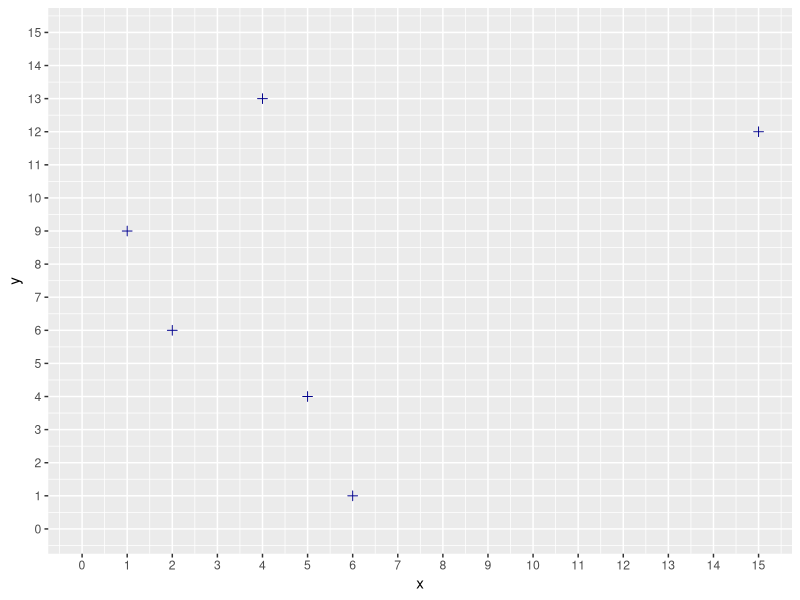
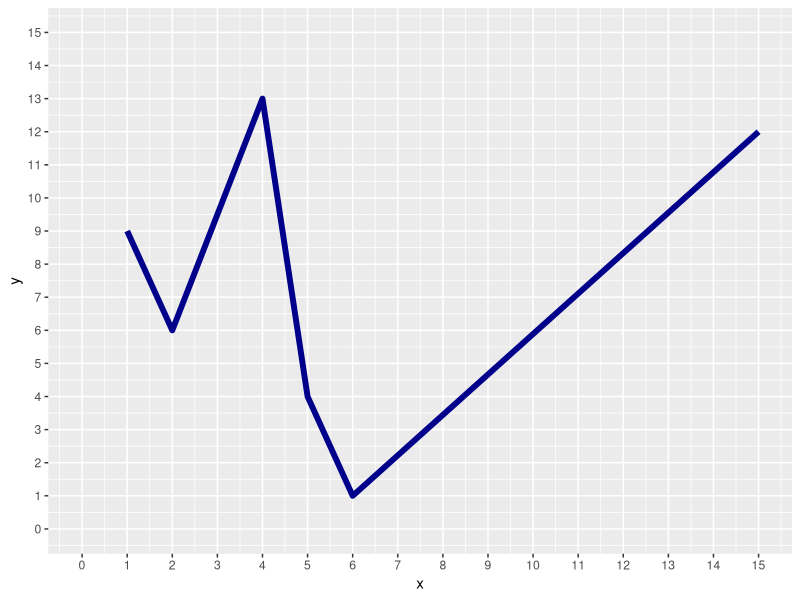
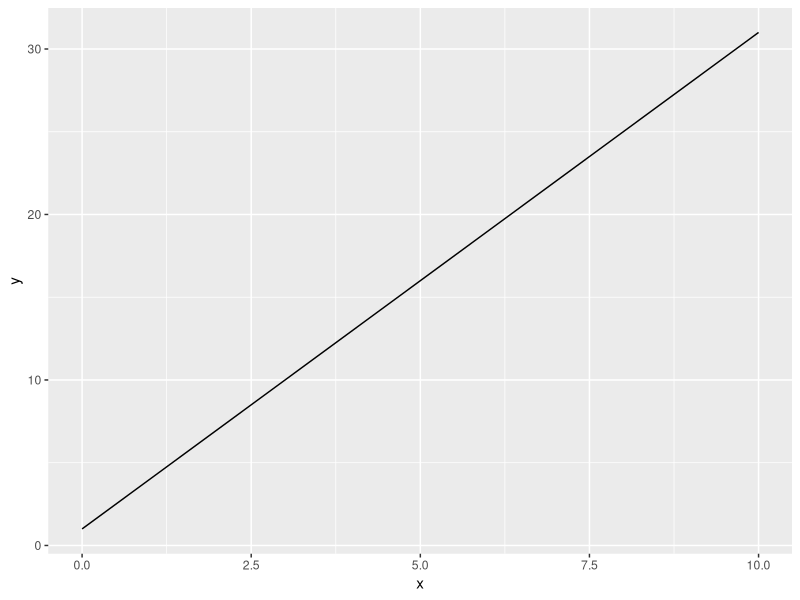
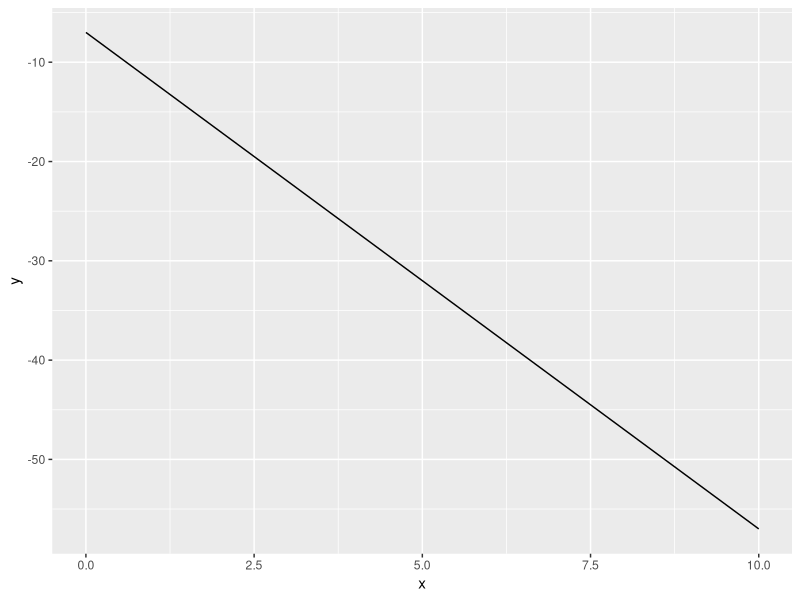
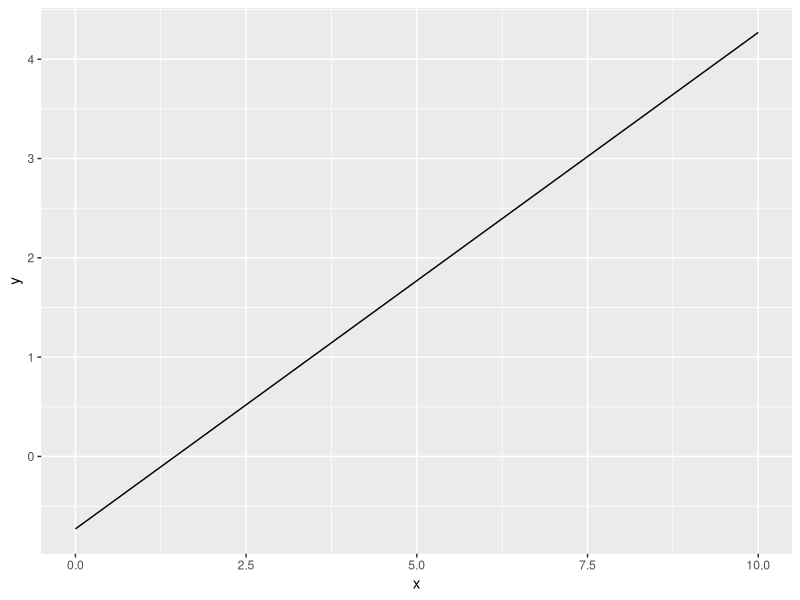
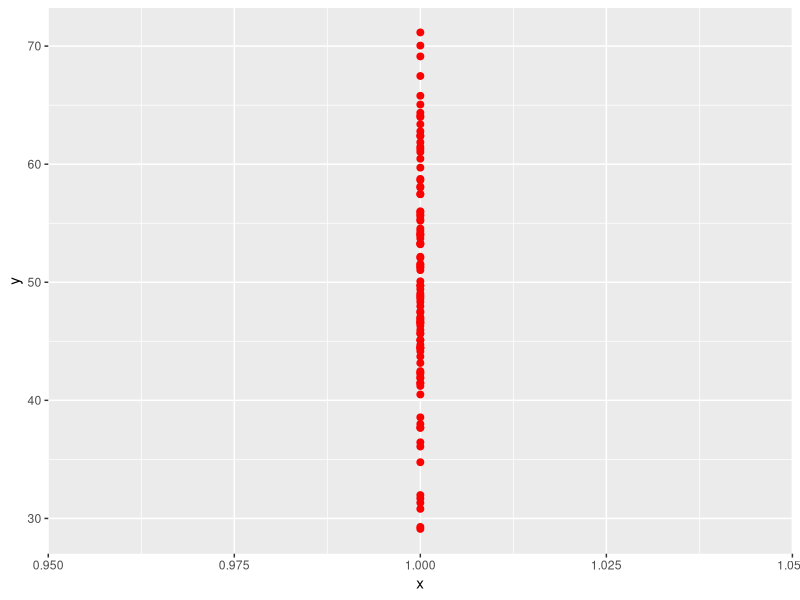
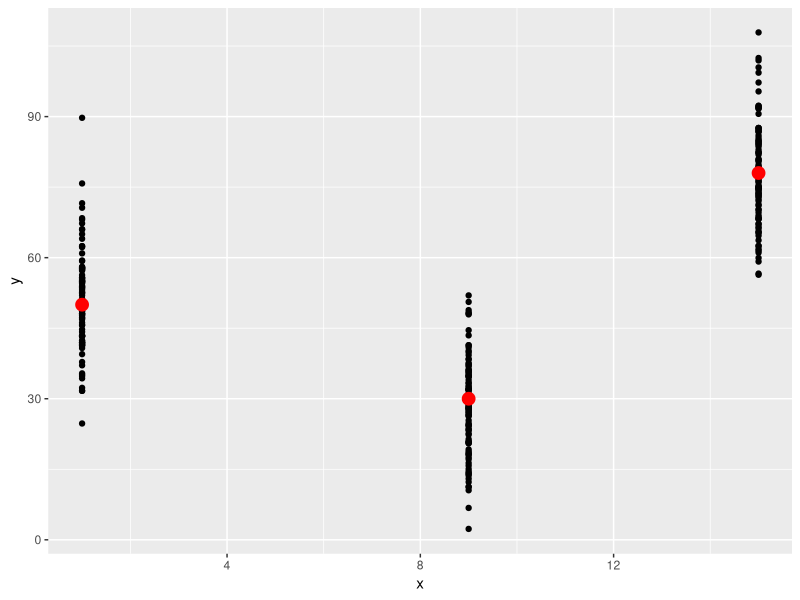
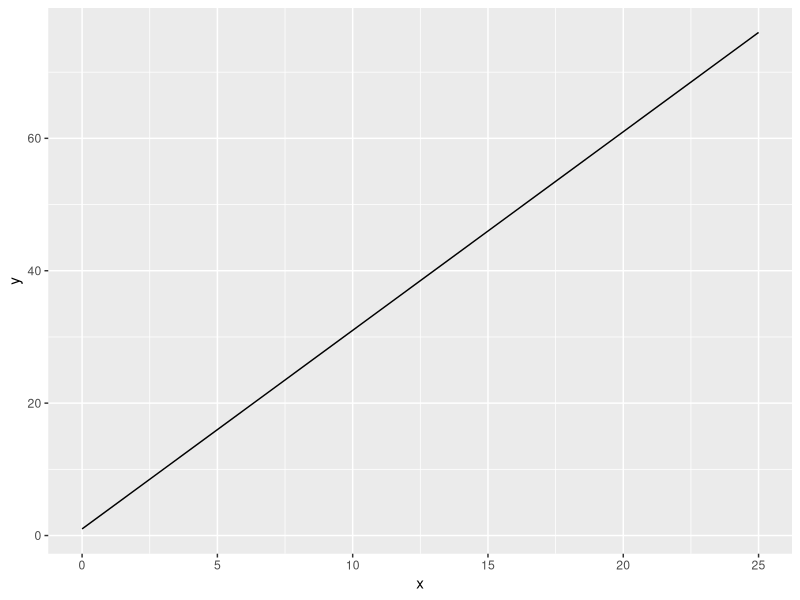

R code for these plots, in order:
library(ggplot2)
x <- c(2,5,1,4,15,6)
y <- c(6,4,9,13,12,1)

df <- data.frame(x,y)

#geom_point
ggplot()+geom_point(data=df, aes(x=x,y=y), size=2, color="darkblue", shape=3)+
  scale_x_continuous(limits=c(0,15), breaks = seq(0,15,1))+
  scale_y_continuous(limits=c(0,15), breaks = seq(0,15,1))

#geom_line
ggplot()+geom_line(data=df, aes(x=x,y=y), size=2, color="darkblue", shape=3)+
  scale_x_continuous(limits=c(0,15), breaks = seq(0,15,1))+
  scale_y_continuous(limits=c(0,15), breaks = seq(0,15,1))

#################################################################################################
#line graph of y=3x+1 (upward slope)
x <- c(0,10)
y <- 3*x+1
df <- data.frame(x,y)
ggplot()+geom_line(data=df, aes(x=x,y=y))
#line graph of y=-5x-7 (downward slope)
x <- c(0,10)
y <- -5*x-7
df <- data.frame(x,y)
ggplot()+geom_line(data=df, aes(x=x,y=y))
#line graph of y=.5x-.73 (small slope)
x <- c(0,10)
y <- .5*x-.73
df <- data.frame(x,y)
ggplot()+geom_line(data=df, aes(x=x,y=y))

#################################################################################################
sample(1:100, 1, replace = TRUE)
rnorm(100, 50, 10)

x <- rep(1,100)
y <- rnorm(100, 50, 10)
df <- data.frame(x,y)
df
mean <- data.frame(x,y)
x <- 1
y <- 50

ggplot()+geom_point(data=df, aes(x=x, y=y))+
geom_point(data=mean, aes(x=x, y=y), size=2, color="red")

#################################################################################################
library(ggplot2)
library(Hmisc)
x <- c(rep(1,100),rep(9,100), rep(15,100))
y <- c(rnorm(100,50,10), rnorm(100,30,10), rnorm(100,78,10))
df <- data.frame(x,y)

x <- c(1,9,15)
y <- c(50,30,78)
means <- data.frame(x,y)

ggplot()+
  geom_point(data=df, aes(x=x, y=y))+
  geom_point(data=means, aes(x=x, y=y), size=4, color="red")
#################################################################################################
#Create four vertical samples of 100 points each
#requirement must lie on the line y = 3x+1
#x locations: 1,9,15,22
library(ggplot2)
x <- c(0,25)
y <- 3*x+1
line <- data.frame(x,y)

ggplot()+
  geom_line(data = line, aes(x=x, y=y))

x <- c(1,9,15,22)
y <- 3*x+1
mean <- data.frame(x,y)

ggplot()+
  geom_line(data = line, aes(x=x, y=y))+
  geom_point(data = mean, aes(x=x, y=y), size=5, color="red")



###########################################################
library(ggplot2)
x <- c(0,25)
y <- 3*x+1
line <- data.frame(x,y)

x <- c(1,9,15,22)
y <- c(4,28,46,67)
means <- data.frame(x,y)
x <- c(rep(1,100),rep(9,100),rep(15,100),rep(22,100))
y <- c(rnorm(100,4,10),rnorm(100,28,10),rnorm(100,46,10),rnorm(100,67,10))
dat <- data.frame(x, y)

ggplot()+
  geom_line(data=line, aes(x=x, y=y))+
  geom_point(data=means, aes(x=x, y=y),size=4,color="red")+
  geom_point(data=dat, aes(x=x, y=y))

#################################################################################################
library(ggplot2)
x <- rnorm(100,10,5)
y<-3*x+1
means<-data.frame(x,y)
x<-c(-5, 25)
y<-3*x+1
line<- data.frame(x,y)
x <- means$x
y <- sapply(x, function(x) rnorm(1,3*x+1,10))
dat <- data.frame(x,y)  

ggplot()+geom_point(data=means, aes(x=x, y=y),color="red")+
geom_line(data = line,aes(x=x, y=y))+
scale_x_continuous(limits = c(-10,30))+
scale_y_continuous(limits = c(-20,80))+
geom_point(data = dat, aes(x=x, y=y))

#################################################################################################
